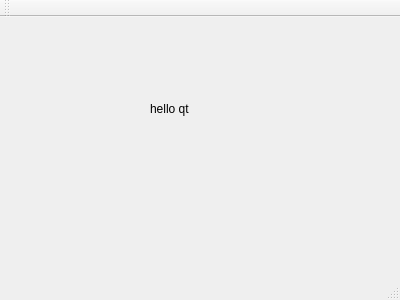
<?xml version="1.0" encoding="UTF-8"?>
<ui version="4.0">
 <class>MainWindow</class>
 <widget class="QMainWindow" name="MainWindow">
  <property name="geometry">
   <rect>
    <x>0</x>
    <y>0</y>
    <width>400</width>
    <height>300</height>
   </rect>
  </property>
  <property name="windowTitle">
   <string>MainWindow</string>
  </property>
  <widget class="QWidget" name="centralWidget">
   <widget class="QLabel" name="label">
    <property name="geometry">
     <rect>
      <x>150</x>
      <y>80</y>
      <width>67</width>
      <height>23</height>
     </rect>
    </property>
    <property name="text">
     <string>hello qt</string>
    </property>
   </widget>
  </widget>
  <widget class="QMenuBar" name="menuBar">
   <property name="geometry">
    <rect>
     <x>0</x>
     <y>0</y>
     <width>400</width>
     <height>28</height>
    </rect>
   </property>
  </widget>
  <widget class="QToolBar" name="mainToolBar">
   <attribute name="toolBarArea">
    <enum>TopToolBarArea</enum>
   </attribute>
   <attribute name="toolBarBreak">
    <bool>false</bool>
   </attribute>
  </widget>
  <widget class="QStatusBar" name="statusBar"/>
 </widget>
 <layoutdefault spacing="6" margin="11"/>
 <resources/>
 <connections/>
</ui>
